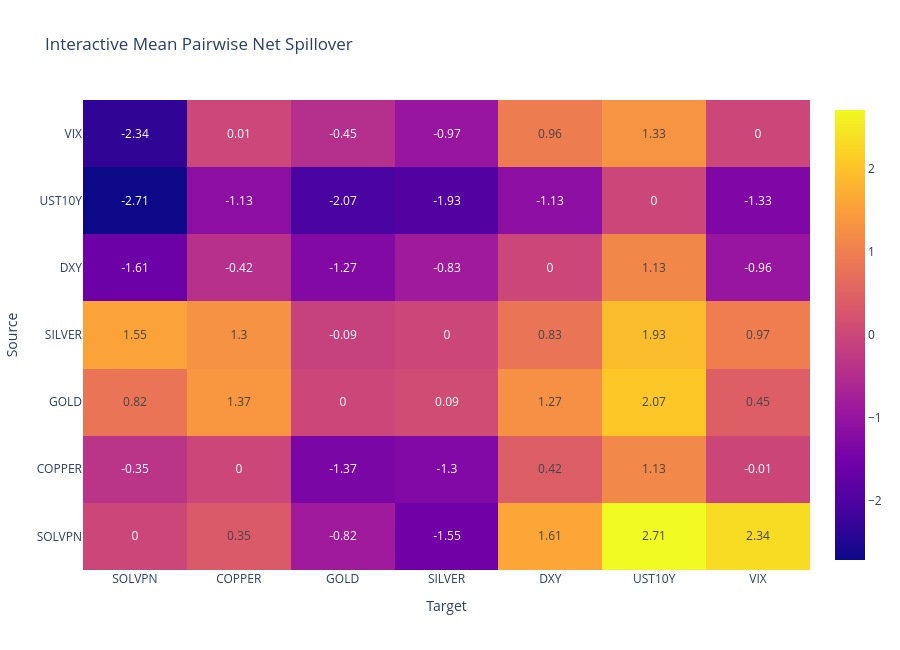
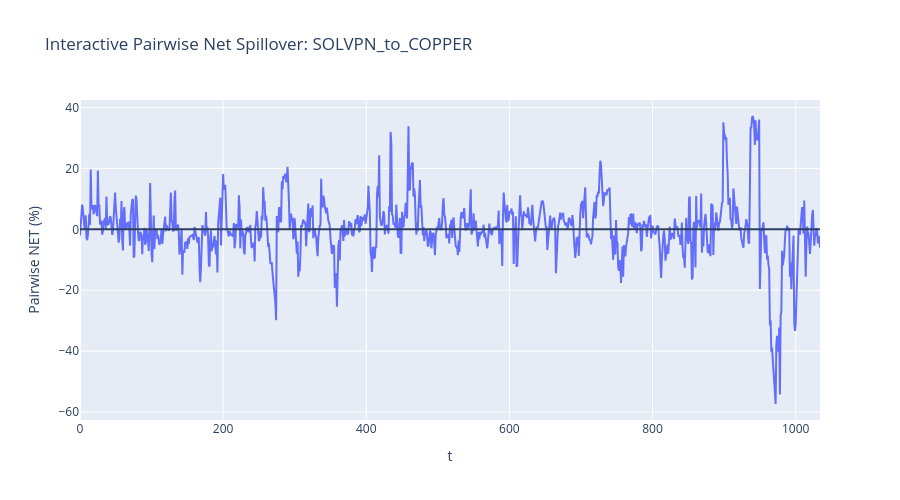
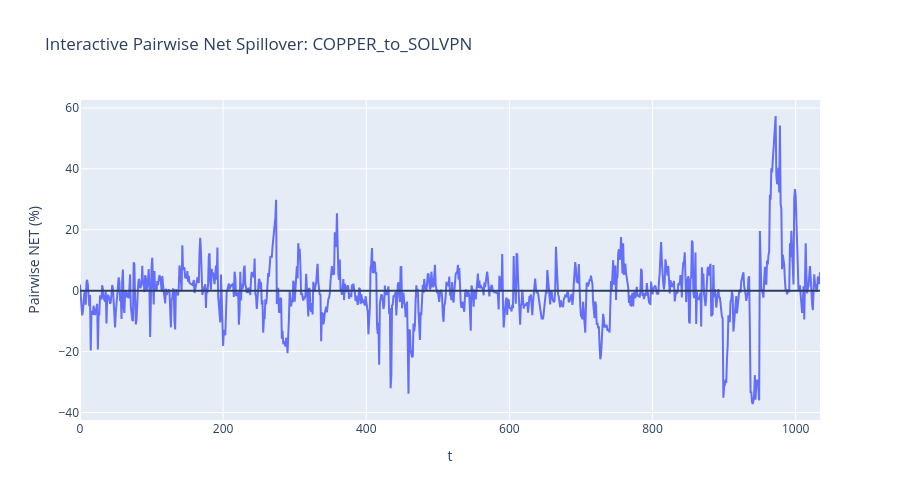
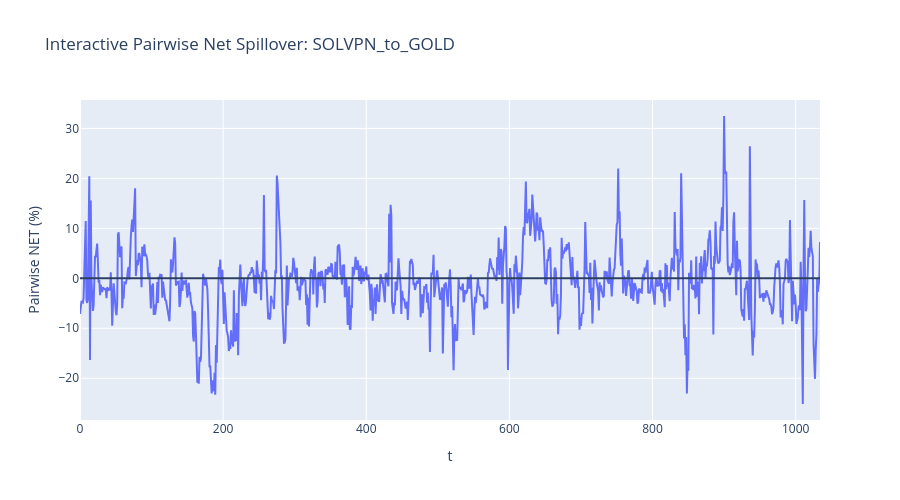

These figures' notebook cell, in order:
### Code cell
import numpy as np
import pandas as pd
from pathlib import Path
import matplotlib.pyplot as plt
import plotly.graph_objects as go

# ============================================================
# Pairwise Net Spillover
# ------------------------------------------------------------
# 입력
#   - gfevd_all.npy : shape (T_eff, N, N)
#     row = response variable
#     col = shock source
#
# 정의
#   pairwise_net_ij(t) = theta[j, i] - theta[i, j]
#   > 0  : i -> j 방향 우세
#   < 0  : j -> i 방향 우세
#
# 출력
#   - ./pairwise_output/pairwise_net_all.npy
#   - ./pairwise_output/pairwise_net_mean.csv
#   - ./pairwise_output/pairwise_net_long.csv
#   - ./pairwise_output/pairwise_net_heatmap.png
#   - ./pairwise_output/pairwise_net_heatmap_interactive.html
#
# 선택 출력
#   - 특정 pair 시계열 png/html
# ============================================================

# =========================
# Config
# =========================
BASE_DIR = Path("./")
OUT_DIR = BASE_DIR / "pairwise_output"
OUT_DIR.mkdir(parents=True, exist_ok=True)

GFEVD_FILE = BASE_DIR / "gfevd_all.npy"

DATE_FILE_CANDIDATES = [
    BASE_DIR / "tvpvar_input_scaled.csv",
    BASE_DIR / "tvpvar_input_transformed.csv",
    BASE_DIR / "tvpvar_raw_level_merged.csv",
]

VAR_NAMES = [
    "SOLVPN",
    "COPPER",
    "GOLD",
    "SILVER",
    "DXY",
    "UST10Y",
    "VIX"
]

# 특정 pair 시계열도 같이 저장할지
SAVE_SELECTED_PAIR_SERIES = True
SELECTED_PAIRS = [
    ("SOLVPN", "COPPER"),
    ("COPPER", "SOLVPN"),
    ("SOLVPN", "GOLD"),
    ("SOLVPN", "VIX"),
]

OUT_ALL = OUT_DIR / "pairwise_net_all.npy"
OUT_MEAN = OUT_DIR / "pairwise_net_mean.csv"
OUT_LONG = OUT_DIR / "pairwise_net_long.csv"
OUT_HEATMAP = OUT_DIR / "pairwise_net_heatmap.png"
OUT_HEATMAP_HTML = OUT_DIR / "pairwise_net_heatmap_interactive.html"

ROW_SUM_TOL = 1e-6
FORCE_ROW_NORMALIZE = True

# =========================
# Helper
# =========================
def load_dates(target_len: int):
    for fp in DATE_FILE_CANDIDATES:
        if fp.exists():
            try:
                df = pd.read_csv(fp)
                if "Date" not in df.columns:
                    continue

                dt = pd.to_datetime(df["Date"], errors="coerce").dropna().reset_index(drop=True)

                if len(dt) < target_len:
                    continue

                dt = dt.iloc[-target_len:].reset_index(drop=True)
                return dt

            except Exception as e:
                print(f"[WARN] Failed to read dates from {fp}: {e}")

    return None


def row_normalize_theta(theta: np.ndarray) -> np.ndarray:
    row_sum = theta.sum(axis=1, keepdims=True)
    row_sum[row_sum == 0] = 1.0
    return theta / row_sum


def compute_pairwise_net(theta: np.ndarray) -> np.ndarray:
    """
    theta: (N, N)
    row = response variable
    col = shock source

    pairwise_net[i, j] > 0  => i -> j 우세
    pairwise_net[i, j] < 0  => j -> i 우세
    """
    n = theta.shape[0]
    out = np.zeros((n, n), dtype=float)

    for i in range(n):
        for j in range(n):
            if i == j:
                out[i, j] = 0.0
            else:
                out[i, j] = theta[j, i] - theta[i, j]

    return out


def save_pair_series(df_time: pd.DataFrame, x_col: str, pair_name: str, out_png: Path, out_html: Path):
    plt.figure(figsize=(12, 5))
    plt.plot(df_time[x_col], df_time[pair_name], linewidth=1.3)
    plt.axhline(0.0, linestyle="--", linewidth=1.0)
    plt.title(f"Pairwise Net Spillover: {pair_name}")
    plt.xlabel(x_col)
    plt.ylabel("Pairwise NET (%)")
    plt.tight_layout()
    plt.savefig(out_png, dpi=300, bbox_inches="tight")
    plt.close()

    fig = go.Figure()
    fig.add_trace(
        go.Scatter(
            x=df_time[x_col],
            y=df_time[pair_name],
            mode="lines",
            name=pair_name
        )
    )
    fig.add_hline(y=0.0)
    fig.update_layout(
        title=f"Interactive Pairwise Net Spillover: {pair_name}",
        xaxis_title=x_col,
        yaxis_title="Pairwise NET (%)",
        height=500,
        hovermode="x unified"
    )
    fig.show()
    fig.write_html(str(out_html))


# =========================
# Load
# =========================
if not GFEVD_FILE.exists():
    raise FileNotFoundError(f"Not found: {GFEVD_FILE}")

gfevd_all = np.load(GFEVD_FILE)

if gfevd_all.ndim != 3:
    raise ValueError(f"gfevd_all must be 3D, got shape={gfevd_all.shape}")

T_eff, N, N2 = gfevd_all.shape

if N != N2:
    raise ValueError(f"Last two dims must be square, got shape={gfevd_all.shape}")

if len(VAR_NAMES) != N:
    raise ValueError(f"len(VAR_NAMES)={len(VAR_NAMES)} must match N={N}")

print(f"[INFO] Loaded GFEVD: shape={gfevd_all.shape}")

# =========================
# Check / Normalize
# =========================
gfevd_proc = gfevd_all.copy()

row_sum_check = gfevd_proc.sum(axis=2)
max_row_err = np.max(np.abs(row_sum_check - 1.0))
print(f"[INFO] Max row-sum error before normalization: {max_row_err:.8f}")

if FORCE_ROW_NORMALIZE and max_row_err > ROW_SUM_TOL:
    print("[INFO] Applying row normalization to all theta_t")
    for t in range(T_eff):
        gfevd_proc[t] = row_normalize_theta(gfevd_proc[t])

row_sum_check_after = gfevd_proc.sum(axis=2)
max_row_err_after = np.max(np.abs(row_sum_check_after - 1.0))
print(f"[INFO] Max row-sum error after normalization: {max_row_err_after:.8f}")

# =========================
# Dates
# =========================
dates = load_dates(T_eff)

# =========================
# Pairwise Net for all t
# =========================
pairwise_all = np.zeros((T_eff, N, N), dtype=float)

for t in range(T_eff):
    pairwise_all[t] = compute_pairwise_net(gfevd_proc[t])

pairwise_mean = pairwise_all.mean(axis=0) * 100.0
df_mean = pd.DataFrame(pairwise_mean, index=VAR_NAMES, columns=VAR_NAMES)

# =========================
# Long format time series
# =========================
records = []

for t in range(T_eff):
    for i, src in enumerate(VAR_NAMES):
        for j, dst in enumerate(VAR_NAMES):
            if i == j:
                continue

            row = {
                "Source": src,
                "Target": dst,
                "Pairwise_NET": pairwise_all[t, i, j] * 100.0
            }

            if dates is not None:
                row["Date"] = dates.iloc[t]
            else:
                row["t"] = t

            records.append(row)

df_long = pd.DataFrame(records)

# wide format for selected pairs
if dates is not None:
    df_time = pd.DataFrame({"Date": dates})
    x_col = "Date"
else:
    df_time = pd.DataFrame({"t": np.arange(T_eff)})
    x_col = "t"

for i, src in enumerate(VAR_NAMES):
    for j, dst in enumerate(VAR_NAMES):
        if i == j:
            continue
        pair_name = f"{src}_to_{dst}"
        df_time[pair_name] = pairwise_all[:, i, j] * 100.0

# =========================
# Save
# =========================
np.save(OUT_ALL, pairwise_all)
df_mean.to_csv(OUT_MEAN, encoding="utf-8-sig")
df_long.to_csv(OUT_LONG, index=False, encoding="utf-8-sig")

print("[INFO] Saved:")
print(f"  - {OUT_ALL}")
print(f"  - {OUT_MEAN}")
print(f"  - {OUT_LONG}")

# =========================
# Static Heatmap (matplotlib)
# =========================
fig, ax = plt.subplots(figsize=(8, 6))
im = ax.imshow(df_mean.values)

ax.set_xticks(np.arange(N))
ax.set_yticks(np.arange(N))
ax.set_xticklabels(VAR_NAMES, rotation=45, ha="right")
ax.set_yticklabels(VAR_NAMES)

for i in range(N):
    for j in range(N):
        ax.text(j, i, f"{df_mean.values[i, j]:.2f}", ha="center", va="center")

ax.set_title("Mean Pairwise Net Spillover")
fig.colorbar(im, ax=ax)
plt.tight_layout()
plt.savefig(OUT_HEATMAP, dpi=300, bbox_inches="tight")
plt.close()

# =========================
# Interactive Heatmap (plotly)
# =========================
fig = go.Figure(
    data=go.Heatmap(
        z=df_mean.values,
        x=VAR_NAMES,
        y=VAR_NAMES,
        text=np.round(df_mean.values, 2),
        texttemplate="%{text}",
        hovertemplate="Source=%{y}<br>Target=%{x}<br>Pairwise NET=%{z:.2f}%<extra></extra>"
    )
)

fig.update_layout(
    title="Interactive Mean Pairwise Net Spillover",
    xaxis_title="Target",
    yaxis_title="Source",
    height=650
)

fig.show()
fig.write_html(str(OUT_HEATMAP_HTML))

print(f"  - {OUT_HEATMAP}")
print(f"  - {OUT_HEATMAP_HTML}")

# =========================
# Selected pair series
# =========================
if SAVE_SELECTED_PAIR_SERIES:
    for src, dst in SELECTED_PAIRS:
        if src not in VAR_NAMES or dst not in VAR_NAMES or src == dst:
            print(f"[WARN] Skip invalid pair: {src}, {dst}")
            continue

        pair_name = f"{src}_to_{dst}"
        out_png = OUT_DIR / f"{pair_name}.png"
        out_html = OUT_DIR / f"{pair_name}.html"

        save_pair_series(df_time, x_col, pair_name, out_png, out_html)

        print(f"  - {out_png}")
        print(f"  - {out_html}")

### Figure 1 — Plotly figure (JSON) as saved in the notebook; plotly's stock layout.template omitted (floating-point values rounded to 4 significant figures)
{"data": [{"hovertemplate": "Source=%{y}<br>Target=%{x}<br>Pairwise NET=%{z:.2f}%<extra></extra>", "text": [[0.0, 0.35, -0.82, -1.55, 1.61, 2.71, 2.34], [-0.35, 0.0, -1.37, -1.3, 0.42, 1.13, -0.01], [0.82, 1.37, 0.0, 0.09, 1.27, 2.07, 0.45], [1.55, 1.3, -0.09, 0.0, 0.83, 1.93, 0.97], [-1.61, -0.42, -1.27, -0.83, 0.0, 1.13, -0.96], [-2.71, -1.13, -2.07, -1.93, -1.13, 0.0, -1.33], [-2.34, 0.01, -0.45, -0.97, 0.96, 1.33, 0.0]], "texttemplate": "%{text}", "type": "heatmap", "x": ["SOLVPN", "COPPER", "GOLD", "SILVER", "DXY", "UST10Y", "VIX"], "y": ["SOLVPN", "COPPER", "GOLD", "SILVER", "DXY", "UST10Y", "VIX"], "z": [[0.0, 0.3506, -0.8225, -1.548, 1.605, 2.707, 2.337], [-0.3506, 0.0, -1.375, -1.296, 0.4189, 1.134, -0.01146], [0.8225, 1.375, 0.0, 0.09072, 1.271, 2.069, 0.4467], [1.548, 1.296, -0.09072, 0.0, 0.8295, 1.927, 0.9671], [-1.605, -0.4189, -1.271, -0.8295, 0.0, 1.126, -0.957], [-2.707, -1.134, -2.069, -1.927, -1.126, 0.0, -1.331], [-2.337, 0.01146, -0.4467, -0.9671, 0.957, 1.331, 0.0]]}], "layout": {"height": 650, "title": {"text": "Interactive Mean Pairwise Net Spillover"}, "xaxis": {"title": {"text": "Target"}}, "yaxis": {"title": {"text": "Source"}}}}

### Figure 2 — Plotly figure (JSON) as saved in the notebook; plotly's stock layout.template omitted (floating-point values rounded to 4 significant figures; data arrays with more than 128 entries replaced by an {"elided": "..."} marker saying what was removed)
{"data": [{"mode": "lines", "name": "SOLVPN_to_COPPER", "type": "scatter", "x": {"elided": "1035 int values"}, "y": {"elided": "1035 float values"}}], "layout": {"height": 500, "hovermode": "x unified", "shapes": [{"type": "line", "x0": 0, "x1": 1, "xref": "x domain", "y0": 0, "y1": 0, "yref": "y"}], "title": {"text": "Interactive Pairwise Net Spillover: SOLVPN_to_COPPER"}, "xaxis": {"title": {"text": "t"}}, "yaxis": {"title": {"text": "Pairwise NET (%)"}}}}

### Figure 3 — Plotly figure (JSON) as saved in the notebook; plotly's stock layout.template omitted (floating-point values rounded to 4 significant figures; data arrays with more than 128 entries replaced by an {"elided": "..."} marker saying what was removed)
{"data": [{"mode": "lines", "name": "COPPER_to_SOLVPN", "type": "scatter", "x": {"elided": "1035 int values"}, "y": {"elided": "1035 float values"}}], "layout": {"height": 500, "hovermode": "x unified", "shapes": [{"type": "line", "x0": 0, "x1": 1, "xref": "x domain", "y0": 0, "y1": 0, "yref": "y"}], "title": {"text": "Interactive Pairwise Net Spillover: COPPER_to_SOLVPN"}, "xaxis": {"title": {"text": "t"}}, "yaxis": {"title": {"text": "Pairwise NET (%)"}}}}

### Figure 4 — Plotly figure (JSON) as saved in the notebook; plotly's stock layout.template omitted (floating-point values rounded to 4 significant figures; data arrays with more than 128 entries replaced by an {"elided": "..."} marker saying what was removed)
{"data": [{"mode": "lines", "name": "SOLVPN_to_GOLD", "type": "scatter", "x": {"elided": "1035 int values"}, "y": {"elided": "1035 float values"}}], "layout": {"height": 500, "hovermode": "x unified", "shapes": [{"type": "line", "x0": 0, "x1": 1, "xref": "x domain", "y0": 0, "y1": 0, "yref": "y"}], "title": {"text": "Interactive Pairwise Net Spillover: SOLVPN_to_GOLD"}, "xaxis": {"title": {"text": "t"}}, "yaxis": {"title": {"text": "Pairwise NET (%)"}}}}
